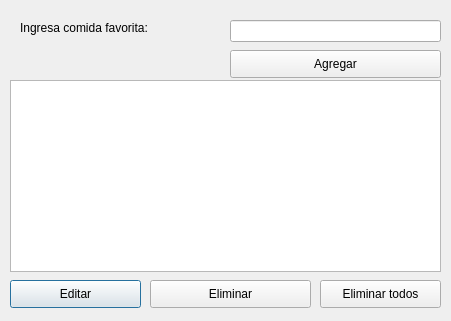
<?xml version="1.0" encoding="UTF-8"?>
<ui version="4.0">
 <class>ComidasFavoritasVentana</class>
 <widget class="QDialog" name="ComidasFavoritasVentana">
  <property name="geometry">
   <rect>
    <x>0</x>
    <y>0</y>
    <width>451</width>
    <height>321</height>
   </rect>
  </property>
  <property name="windowTitle">
   <string>Editor de comidas</string>
  </property>
  <widget class="QListWidget" name="lstComidas">
   <property name="geometry">
    <rect>
     <x>10</x>
     <y>80</y>
     <width>431</width>
     <height>192</height>
    </rect>
   </property>
  </widget>
  <widget class="QPushButton" name="btnEditar">
   <property name="geometry">
    <rect>
     <x>10</x>
     <y>280</y>
     <width>131</width>
     <height>28</height>
    </rect>
   </property>
   <property name="text">
    <string>Editar</string>
   </property>
  </widget>
  <widget class="QPushButton" name="btnEliminar">
   <property name="geometry">
    <rect>
     <x>150</x>
     <y>280</y>
     <width>161</width>
     <height>28</height>
    </rect>
   </property>
   <property name="text">
    <string>Eliminar</string>
   </property>
  </widget>
  <widget class="QPushButton" name="btnEliminarTodos">
   <property name="geometry">
    <rect>
     <x>320</x>
     <y>280</y>
     <width>121</width>
     <height>28</height>
    </rect>
   </property>
   <property name="text">
    <string>Eliminar todos</string>
   </property>
  </widget>
  <widget class="QLabel" name="lbIngresaComida">
   <property name="geometry">
    <rect>
     <x>20</x>
     <y>20</y>
     <width>161</width>
     <height>16</height>
    </rect>
   </property>
   <property name="text">
    <string>Ingresa comida favorita:</string>
   </property>
  </widget>
  <widget class="QLineEdit" name="ledtComida">
   <property name="geometry">
    <rect>
     <x>230</x>
     <y>20</y>
     <width>211</width>
     <height>22</height>
    </rect>
   </property>
  </widget>
  <widget class="QPushButton" name="btnAgregar">
   <property name="geometry">
    <rect>
     <x>230</x>
     <y>50</y>
     <width>211</width>
     <height>28</height>
    </rect>
   </property>
   <property name="text">
    <string>Agregar</string>
   </property>
  </widget>
 </widget>
 <resources/>
 <connections/>
</ui>
